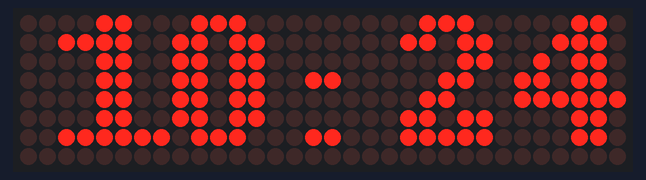
The program below on a simulated Raspberry Pi (BCM pin numbers). Shown: 32×8 LED matrix. The clock reads 2024-03-15 10:24:30 at power-on unless the program sets it.

Above: at 0.1 s.
At 30.1 s:
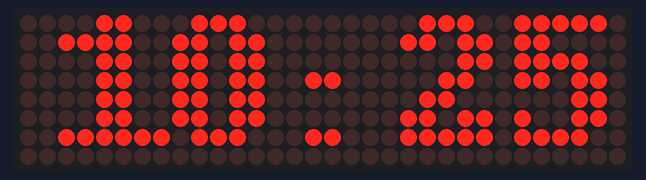
At 90.2 s:
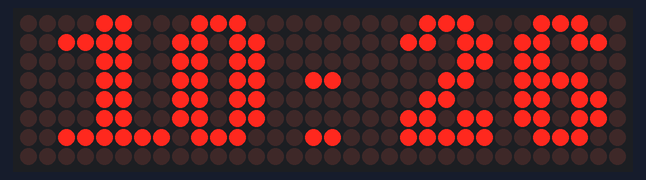

The program:

main.py
```python
from luma.led_matrix.device import max7219
from luma.core.interface.serial import spi, noop
from luma.core.render import canvas
from luma.core.virtual import viewport
from luma.core.legacy import text, show_message
from luma.core.legacy.font import proportional, CP437_FONT, TINY_FONT, SINCLAIR_FONT, LCD_FONT
from luma.core.legacy import text
import datetime
import time
from luma.core.legacy.font import proportional, CP437_FONT, TINY_FONT
from PIL import ImageFont

font=ImageFont.load_default()

serial = spi(port=0, device=0, gpio=noop())
device = max7219(serial,
                 cascaded=4,
                 rotate=0,
                 block_orientation = -90,
                 blocks_arranged_in_reverse_order=False)

while 1:
    time1 = datetime.datetime.now()
    time1 = time1.strftime('%H:%M')
    with canvas(device) as draw:
        draw.text((2,-2),str(time1),font=font, fill="white")
    time.sleep(1)
```

Measured:
- what the display in image 1 shows lasts 60.1 s, from 30.0 s to 90.1 s
